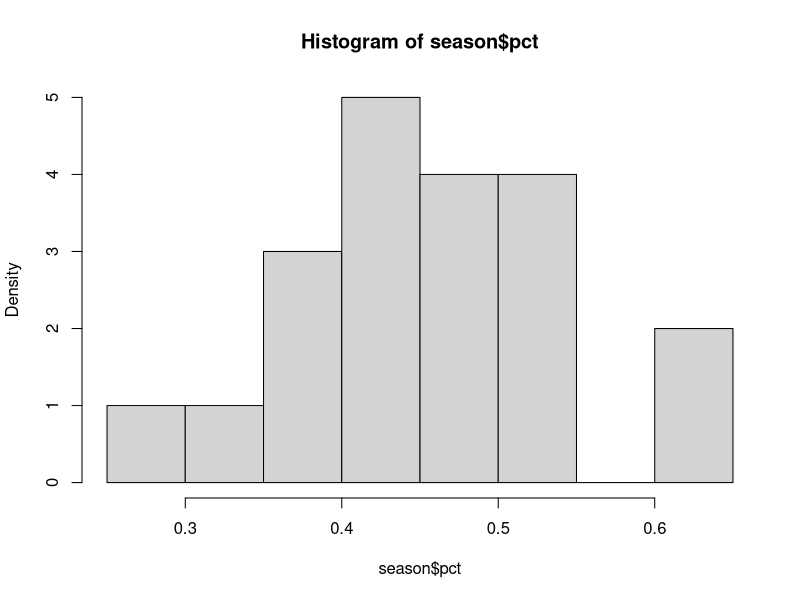

This figure's R source:
######################################
#this code simulates a cometitive MLS# 
#season where each team has equal    #
#probability to win, lose, or tie    #
#and compares simulated mean/sd to   #
#theoretical mean/sd                 #
#                                    #
#written by Craig Kerr               #
#cakerr@cpp.edu                      #
######################################

#20 teams playing 28 games.
#change these numbers to match any year's actual numbers
gp=28
teams=20
season<-t(rmultinom(n=teams,size=gp,prob=c(1/3,1/3,1/3)))

#name col row and convert to data frame
colnames(season)<-c("W","L","T")
rownames(season) <- rownames(season, do.NULL = FALSE, prefix = "Team")
season<-data.frame(season)

#calculate points and %points
attach(season)
season$points<-3*W+T
season$pct<-season$points/(3*gp)
detach(season)

#histogram and mean/sd comparison to ideal
hist(season$pct,freq=F)
idealmean<-4/9
mean<-mean(season$pct)
idealsd<-sqrt(2/(9*gp))
sd<-sd(season$pct)

